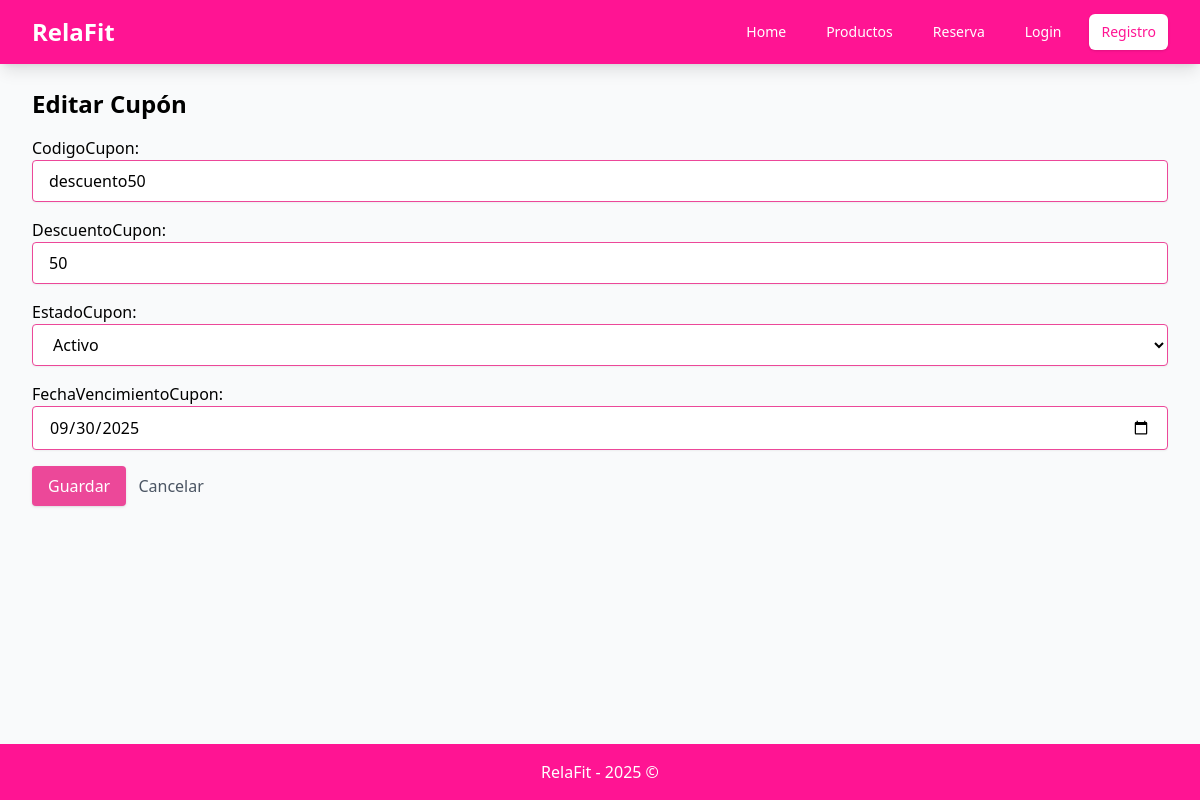
The page /panel/cupones/5/editar/ on the database its author committed.
### Sesion/models.py (models this page shows)
class Cupon(models.Model):
    idCupon = models.AutoField(primary_key = True)
    descuentoCupon = models.IntegerField()
    codigoCupon = models.CharField()
    estadoCupon = models.BooleanField()
    fechaVencimientoCupon = models.DateField()

### Sesion/views.py (the view)
# urls.py: path("panel/cupones/<int:pk>/editar/", CuponUpdateView.as_view(), name="cupon_form"),
class CuponUpdateView(UpdateView):
    model = Cupon
    form_class = CuponForm
    template_name = "cupon_form.html"
    success_url = reverse_lazy("cupon_list")

### Sesion/templates/cupon_form.html (shortened to what this page needs)
{% extends "base.html" %}
{% block content %}
<h1 class="text-2xl font-bold mb-4">
  {% if object %}Editar Cupón{% else %}Nuevo Cupón{% endif %}
</h1>
<form method="post" class="space-y-4">
  {{ form.as_p }}
  <button type="submit"
          class="bg-pink-500 hover:bg-pink-600 text-white px-4 py-2 rounded shadow">
    Guardar
  </button>
  <a href="{% url 'cupon_list' %}" class="ml-2 text-gray-600 hover:text-gray-800">
    Cancelar
  </a>
</form>
{% endblock %}

### rows shown on the page
Cupon: codigoCupon "descuento50", descuentoCupon "50", estadoCupon "Activo", fechaVencimientoCupon "09/30/2025"
